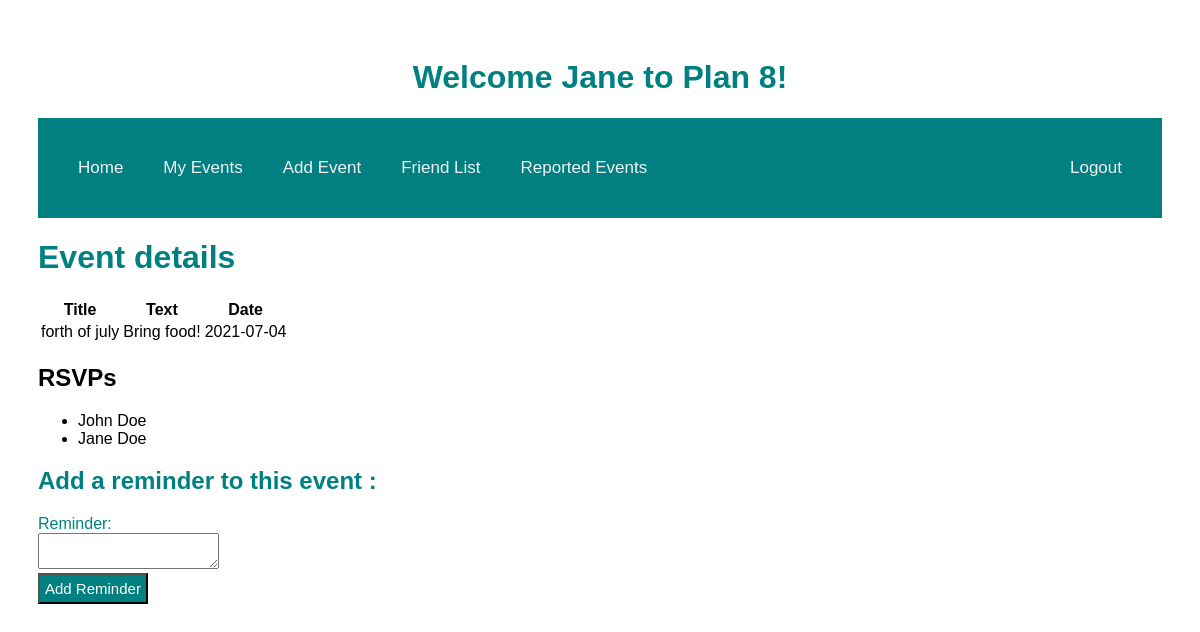
/events/1 (signed in), run on the app's committed database.
### models.py (models this page shows, shortened)
class User(db.Model):
    id = db.Column("id", db.Integer, primary_key=True)
    first_name = db.Column("first_name", db.String(100))
    last_name = db.Column("last_name", db.String(100))
    email = db.Column("email", db.String(100))
    password = db.Column(db.String(255), nullable=False)
    registered_on = db.Column(db.DateTime, nullable=False)
    events = db.relationship("Event", backref="user", lazy=True)
    comments = db.relationship("Comment", backref="user", lazy=True)

class Event(db.Model):
    id = db.Column("id", db.Integer, primary_key=True)
    title = db.Column("title", db.String(200))
    text = db.Column("text", db.String(100))
    date = db.Column("date", db.String(50))
    address = db.Column("address", db.String(50))
    user_id = db.Column(db.Integer, db.ForeignKey("user.id"), nullable=False)
    comments = db.relationship("Comment", backref="event", cascade="all, delete-orphan", lazy=True)

class RSVP(db.Model):
    id = db.Column(db.Integer, primary_key=True)
    event_id = db.Column(db.Integer, db.ForeignKey("event.id"), nullable=False)
    user_id = db.Column(db.Integer, db.ForeignKey("user.id"), nullable=False)
    user= db.relationship("User", lazy=True)
    event= db.relationship("Event", lazy=True)

### main.py (the view)
@app.route('/events/<int:event_id>')
def get_event(event_id):
    if session.get('user'):
        my_event = db.session.query(Event).filter_by(id=event_id).one()
        form_comment = CommentForm()
        event_rsvps = db.session.query(RSVP).filter_by(event_id=event_id).all()
        form_rsvp = RSVPForm()
        print(event_rsvps)
        return render_template('event.html', event=my_event, user=session['user'], form_comment=form_comment, form_rsvp=form_rsvp, rsvps=event_rsvps )
    else:
        return redirect(url_for('login'))

### forms.py
class CommentForm(FlaskForm):
    class Meta:
        csrf = False
    comment = TextAreaField('Reminder:',validators=[Length(min=1)])
    submit = SubmitField('Add Reminder')

class RSVPForm(FlaskForm):
    class Meta:
        csrf = False
    submit = SubmitField('Yes RSVP')

### templates/event.html (shortened to what this page needs)
<!DOCTYPE html>
<html lang="en">
   <head>
       <link rel="stylesheet" href="{{ url_for('static', filename='main.css') }}">
   </head>
   <body>
   <h1 class="middle">Welcome {{user}} to Plan 8!</h1>
   <div class = "topnav">
   <nav>
           <a href="{{ url_for('home')}}" class="left"> Home </a>
           <a href="/events" class="left"> My Events </a>
           <a href="{{url_for('new_event')}}" class="left"> Add Event</a>
           <a href="{{url_for('new_event')}}" class="left"> Friend List</a>
           <a href="{{url_for('get_reports')}}" class="left"> Reported Events </a>
           <a href="{{ url_for('logout')}}" class="right">Logout</a>
       </nav>
       </div>
       <h1>Event details</h1>
       <table>
           <tr>
               <th>Title</th>
               <th>Text</th>
               <th>Date</th>
           </tr>
           <tr>
               <td>{{ event.title }}</td>
               <td>{{ event.text }}</td>
               <td>{{ event.date }}</td>
           </tr>
       </table>
       {% if rsvps %}
 {% if rsvps|length > 0 %}
   <h2>RSVPs</h2>
   <ul>
   {% for rsvp in rsvps %}
     <li>{{ rsvp.user.first_name + " "}}{{rsvp.user.last_name}}</li>
   {% endfor %}
   </ul>
 {% endif %}
{% endif %}
<form action="{{ url_for('new_comment', event_id=event.id) }}" method="post">
 <div class="formwrapper">
   <h2 class="title">Add a reminder to this event :</h2>
   <div class="form-field">
     {{ form_comment.comment.label }} <br/> {{ form_comment.comment }}
   </div>
   {{ form_comment.submit }}
 </div>
</form>
   </body>
</html>

### static/main.css (style rules this page uses)
body { padding: 30px 30px; font-family: Arial, Helvetica, sans-serif; }
h1 { color: teal; }
.right { float: right; }
.left { float: left; }
.topnav { overflow: hidden; background-color: teal; padding: 20px; }
.topnav a { color: #f2f2f2; padding: 20px 20px; text-decoration: none; font-size: 17px; }
.middle { text-align: center; }
.formwrapper { color: teal; }
input[type='submit'] { background-color: teal; color: white; font-size: 15px; padding:5px; font-family: Palatino Linotype, sans-serif; }

### data on the page
User: first_name "Jane"
Event: title "forth of july", text "Bring food!", date "2021-07-04"
RSVP: user "John", user.last_name "Doe"
RSVP: user "Jane", user.last_name "Doe"
